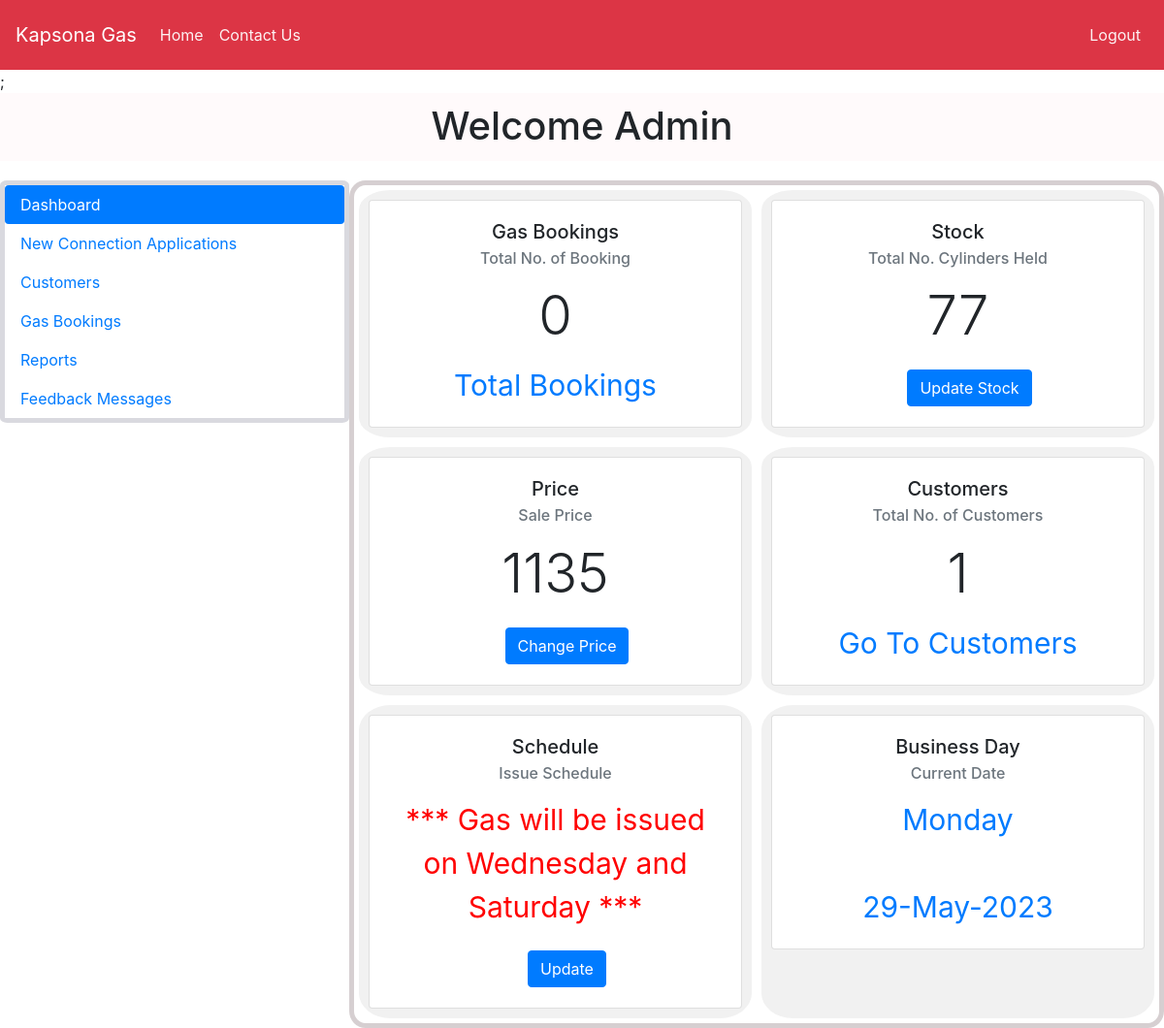
Screenshot of /admin/dashboard.php (signed in) with the database file from the repository.
### tables this page shows
CREATE TABLE `stock` (
  `id` int NOT NULL,
  `date` varchar(50) DEFAULT NULL,
  `stock` varchar(10) DEFAULT NULL
);

CREATE TABLE `lpg` (
  `id` int NOT NULL,
  `date` varchar(50) DEFAULT NULL,
  `price` varchar(10) DEFAULT NULL,
  `subsidy` varchar(10) DEFAULT NULL
);

CREATE TABLE `schedule` (
  `id` int NOT NULL,
  `message` varchar(100) DEFAULT NULL
);

### admin/dashboard.php (the view, shortened to what this page needs)
<!doctype html>
<html lang="en">
  <head>
    <link rel="stylesheet" href="../files/boot.css">
    <link rel="stylesheet" href="../style/style.css">
    <link rel="stylesheet" href="../style/mobcss.css">
  </head>
<body>
<div class="container-ad">
    <?php include "adminnav.php"?>;
    <div class="heading-ad">
        <h1 class="text-center"> Welcome Admin </h1>
    </div>
    <div class="flex-box-admin";>
        <div class="admin-leftpane">
                <ul class="nav flex-column nav-pills">
                    <li class="nav-item">
                    <a class="nav-link active" href="dashboard.php">Dashboard</a>
                    </li>
                    <li class="nav-item">
                    <a class="nav-link" href="lpg.php">New Connection Applications</a>
                    </li>
                    <li class="nav-item">
                    <a class="nav-link" href="customer.php">Customers</a>
                    </li>
                    <li class="nav-item">
                    <a class="nav-link" href="booking.php">Gas Bookings</a>
                    </li>
                    <li class="nav-item">
                    <a class="nav-link" href="reports.php">Reports</a>
                    </li>
                    <li class="nav-item">
                    <a class="nav-link" href="message.php">Feedback Messages</a>
                    </li>
                </ul>
        </div>
        <div class="flex-admin">
            <div class="flex-item-admin">
                <div class="card">
                <div class="card-body">
                <h5 class="card-title">Gas Bookings</h5>
                <h6 class="card-subtitle mb-2 text-muted">Total No. of Booking</h6>
                <p class="card-text">
                <?php
                    include("../dbcon.php");
                    $sql="select * from booking where status='not delivered'";
                    $x=mysqli_query($con,$sql);
                    $num=mysqli_num_rows($x);
                    echo "<h1 class='display-4'>".$num."</h1>";
                    ?>
                </p>
                <a href="booking.php" class="card-link">Total Bookings</a>
                </div>
                </div>
            </div>
            <div class="flex-item-admin">
                <div class="card">
                    <div class="card-body">
                    <h5 class="card-title">Stock</h5>
                    <h6 class="card-subtitle mb-2 text-muted">Total No. Cylinders Held</h6>
                    <p class="card-text">
                    <?php
                    include("../dbcon.php");
                    $sql="select * from `stock` where id=(select max(id) from stock)";
                    $x=mysqli_query($con,$sql);
                    $r=mysqli_fetch_assoc($x);
                    echo "<h1 class='display-4'>".$r['stock']."</h1>";
                    ?>
                    </p>
                    <button type="button" class="btn btn-primary ml-4" data-toggle="modal" data-target="#updatestock">Update Stock</button>
                    </div>
                </div>
            </div>
            <div class="flex-item-admin">
                <div class="card">
                    <div class="card-body">
                    <h5 class="card-title">Price</h5>
                    <h6 class="card-subtitle mb-2 text-muted">Sale Price</h6>
                    <p class="card-text">
                    <?php
                    include("../dbcon.php");
                    $sql="select * from `lpg` where id=(select max(id) from lpg)";
                    $x=mysqli_query($con,$sql);
                    $r=mysqli_fetch_assoc($x);
                    $k=$r['price'];
                    $l=$r['subsidy'];
                    $m=$k+$l;
                    echo "<h1 class='display-4'>".$m."</h1>";
                    ?>
                    </p>
                    <button type="button" class="btn btn-primary ml-4" data-toggle="modal" data-target="#updateprice">Change Price</button>
                    </div>
                </div>
            </div>
            <div class="flex-item-admin">
                <div class="card">
                    <div class="card-body">
                    <h5 class="card-title">Customers</h5>
                    <h6 class="card-subtitle mb-2 text-muted">Total No. of Customers</h6>
                    <p class="card-text">
                    <?php
                    include("../dbcon.php");
                    $sql="select * from registration where status='1'";
                    $x=mysqli_query($con,$sql);
                    $num=mysqli_num_rows($x);
                    echo "<h1 class='display-4'>".$num."</h1>";
                    ?>
                    </p>
                    <a href="customer.php" class="card-link">Go To Customers</a>
                    </div>
                </div>
            </div>
            <div class="flex-item-admin">
            <div class="card">
                    <div class="card-body">
                    <h5 class="card-title">Schedule</h5>
                    <h6 class="card-subtitle mb-2 text-muted">Issue Schedule</h6>
                    <p class="card-text">
                    <?php
                    include("../dbcon.php");
                    $sql="select * from schedule WHERE id='1'";
                    $x=mysqli_query($con,$sql);
                    $r=mysqli_fetch_assoc($x);
                    $adminmsg=$r['message'];
                    echo "<marquee style='color:red;'>*** $adminmsg ***</marquee>";
                    ?>
                    </p>
                    <button type="button" class="btn btn-primary ml-4" data-toggle="modal" data-target="#updatemarque">Update</button>
                    </div>
                </div>
            </div>
            <div class="flex-item-admin">
                <div class="card">
                    <div class="card-body">
                    <h5 class="card-title">Business Day</h5>
                    <h6 class="card-subtitle mb-2 text-muted">Current Date</h6>
                    <?php
                    $date=date('d-M-Y');
                    $day=date ('l');
                    ?>
                    <a href="booking.php" class="card-link"><?php echo $day?></a>
                    <br></br>
                    <a href="booking.php" class="card-link"><?php echo $date?></a>
                    </div>
                </div>
            </div>
            </div>
        </div>
    </div>
</body>

### style/style.css (style rules this page uses)
.flex-box-admin { display: block; }
.admin-leftpane { float:left; width:30%; border: 5px solid rgba(2, 2, 44, 0.148); border-radius: 2%; height: auto; }
.flex-admin { display: flex; flex-wrap: wrap; font-size: 30px; text-align: center; width:70%; border: 5px solid rgba(39, 2, 14, 0.189); border-radius: 2%; }
.flex-item-admin { background-color: #f1f1f1; padding: 10px; flex: 40%; border-radius: 8%; margin: 5px 5px; }
.heading-ad { height: 70px; background-color: rgba(255, 182, 193, 0.074); margin-bottom: 20px; }
.heading-ad h1 { padding: 10px; border-radius: 5px; }

### admin/dashboard.php (style rules this page uses)
body { overflow-x :hidden; }

### rows the page displays
stock: stock "77"
lpg: m "1135"
schedule: message "Gas will be issued on Wednesday and Saturday"

### other values shown
$num "0"
$num "1"
